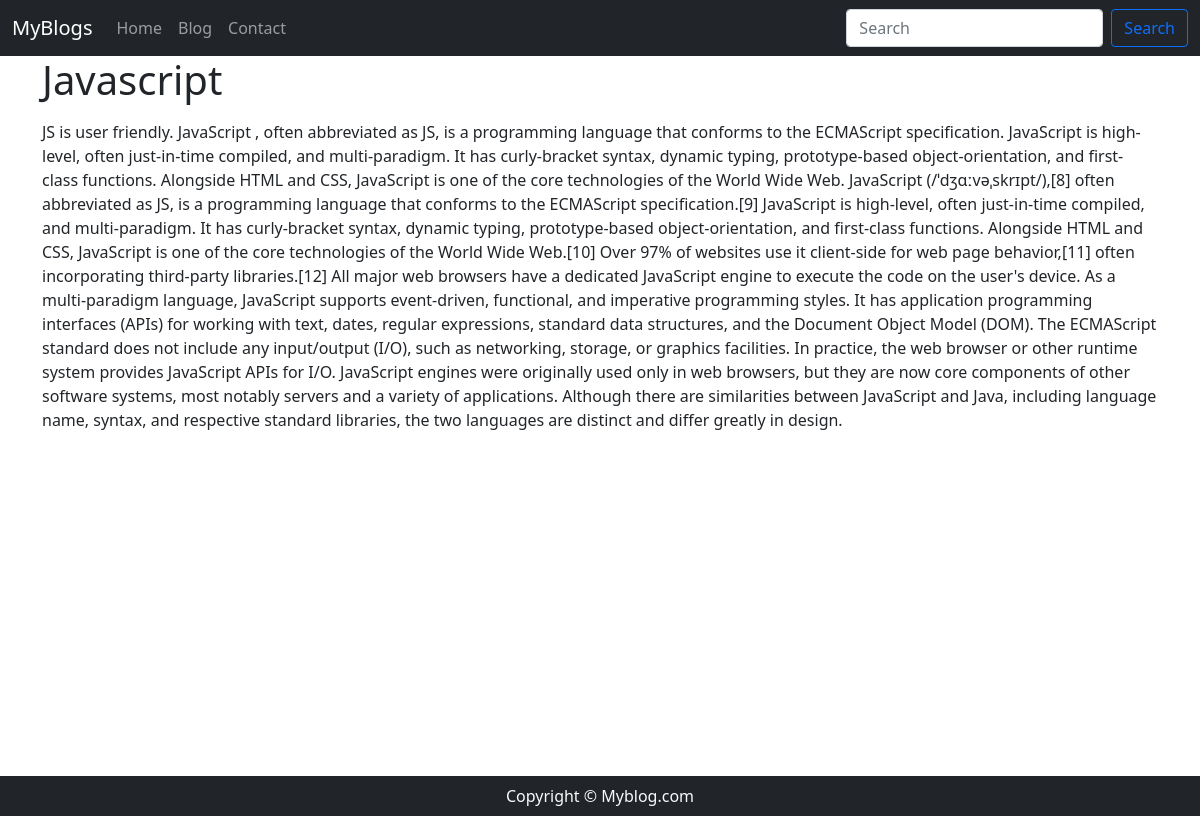
The app's page /blogpost/js1 with its own data.
### blog/models.py (models this page shows, shortened)
class Blog(models.Model):
    sno = models.AutoField(primary_key=True)
    title = models.CharField(max_length=200)
    content = models.TextField()
    short_desc = models.CharField(max_length=300, default ="")
    slug =models.CharField(max_length=100)
    time =models.DateField(auto_now_add=True)

### blog/views.py (the view)
# urls.py: path('blogpost/<str:slug>', views.blogpost, name='blog'),
def blogpost(request, slug):
    blog = Blog.objects.filter(slug=slug).first()
    context ={'blog':blog}
    return render(request, 'blogpost.html',context)

### templates/blogpost.html (shortened to what this page needs)
{% extends 'base.html' %}
{% block blogactive %}active{% endblock blogactive %}
{% block body %}
<div class="container">
<h1 calss="my-3">{{blog.title}}</h1>
<div class="my-3">
{{blog.content|safe}}
</div>
</div>
{% endblock body %}

### templates/blogpost.html (style rules this page uses)
.container { min-height:90vh; }

### records on screen
Blog: title "Javascript", content "JS is user friendly. JavaScript , often abbreviated as JS, is a programming language that conforms to the ECMAScript specification. JavaScript is high-level, often just-in-time compiled, and multi-paradigm. It has curly-bracket syntax, dynamic typing, prototype-based object-orientation, and first-class functions. Alongside HTML and CSS, JavaScript is one of the core technologies of the World Wide Web. JavaScript (/ˈdʒɑːvəˌskrɪpt/),[8] often abbreviated as JS, is a programming language that conforms to the ECMAScript specification.[9] JavaScript is high-level, often just-in-time compiled, and multi-paradigm. It has curly-bracket syntax, dynamic typing, prototype-based object-orientation, and…"
